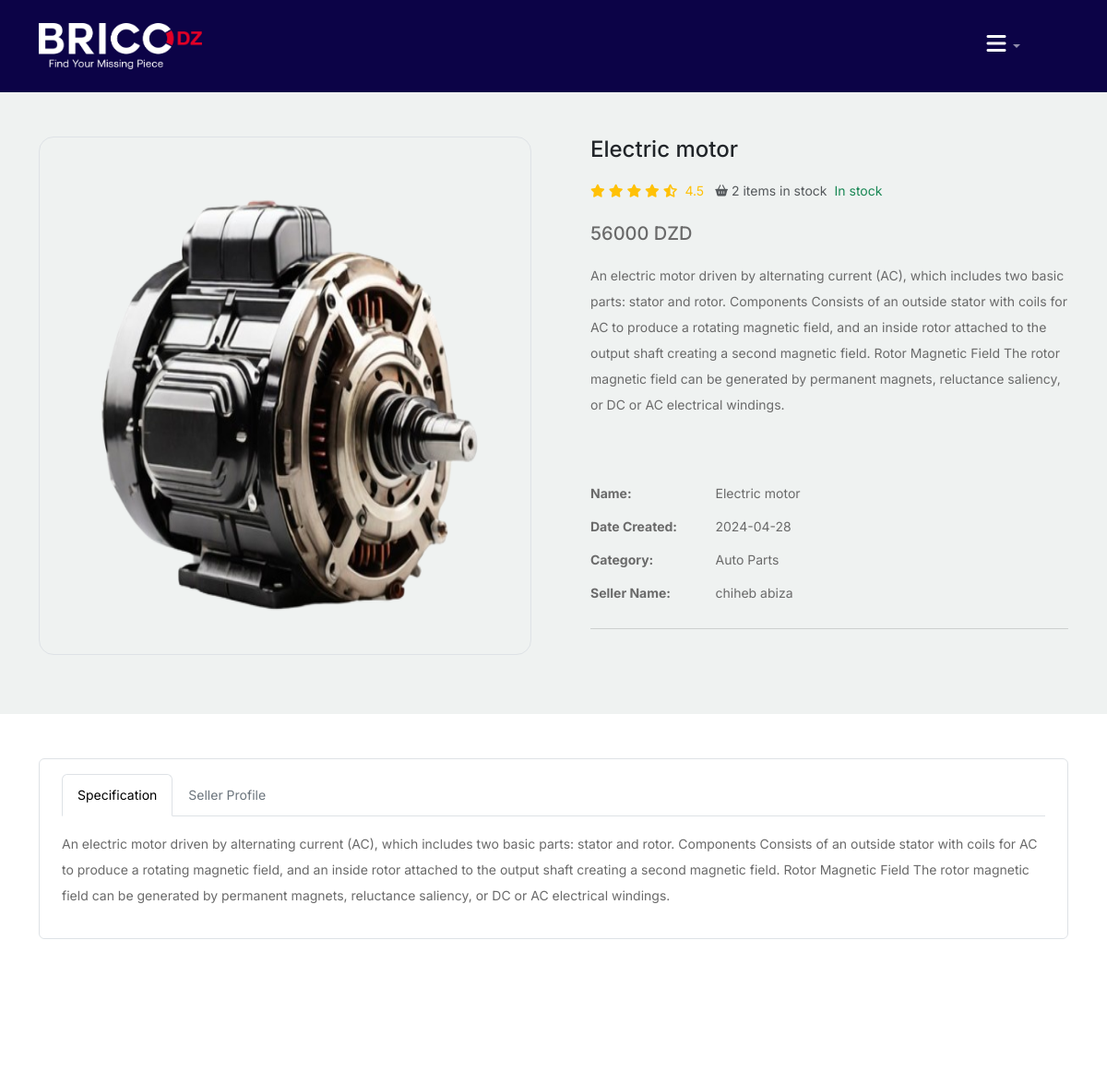
/admin/product.php?product_id=53 (signed in), run on the app's committed database.
### tables this page shows
CREATE TABLE `product` (
  `product_id` int(11) NOT NULL,
  `vendor_id` int(11) NOT NULL,
  `product_name` varchar(255) NOT NULL,
  `description` text NOT NULL,
  `price` int(100) UNSIGNED NOT NULL DEFAULT 0,
  `image` varchar(255) NOT NULL,
  `status` varchar(256) NOT NULL,
  `create_date` date NOT NULL,
  `update_date` date NOT NULL,
  `quantity` int(100) UNSIGNED NOT NULL DEFAULT 0,
  `category` varchar(255) NOT NULL
);

CREATE TABLE `vendor` (
  `vendor_id` int(11) NOT NULL,
  `vendor_name` varchar(255) NOT NULL,
  `vendor_email` varchar(255) NOT NULL,
  `register_date` date NOT NULL,
  `vendor_status` varchar(100) NOT NULL,
  `vendor_password` varchar(256) NOT NULL,
  `points` int(255) UNSIGNED NOT NULL DEFAULT 0,
  `balance` int(10) UNSIGNED NOT NULL DEFAULT 0,
  `role` varchar(255) NOT NULL
);

### config/function.php (called while the page is built, shortened)
<?php
function getProduct($conn, $product_id)
{
    $sql = "SELECT p.*, v.vendor_name AS seller_name
            FROM product p
            INNER JOIN vendor v ON p.vendor_id = v.vendor_id
            WHERE p.product_id = ?";
    $stmt = $conn->prepare($sql);
    $stmt->bind_param("i", $product_id);
    $stmt->execute();
    $result = $stmt->get_result();
    if ($result && $result->num_rows > 0) {
        return $result->fetch_assoc();
    } else {
        return false;
    }
}

### admin/product.php (the view, shortened to what this page needs)
<?php
include("../config/connect.php");
include("../config/function.php");
if (isset($_GET['product_id'])) {
	$product_id = $_GET['product_id'];
	$product = getProduct($conn, $product_id);
} else {
	header("Location: index.php");
	exit;
}
include("../inc/head.php");
include("../inc/header.php") ?>
<section class="py-5">
	<div class="container">
		<div class="row gx-5">
			<aside class="col-lg-6">
				<div class="border rounded-4 mb-3 d-flex justify-content-center">
					<a data-fslightbox="mygallery" class="rounded-4" target="_blank" data-type="image" href="<?php echo $product['image']; ?>">
						<img style="max-width: 100%; height: 70vh; margin: auto;" class="rounded-4 fit" src="../uploads/<?php echo $product['image']; ?>" alt="<?php echo $product['product_name']; ?>" />
					</a>
				</div>
			</aside>
			<main class="col-lg-6">
				<div class="ps-lg-3">
					<h4 class="title text-dark">
						<?php echo $product['product_name']; ?>
					</h4>
					<div class="d-flex flex-row my-3">
						<div class="text-warning mb-1 me-2">
							<i class="fa fa-star"></i>
							<i class="fa fa-star"></i>
							<i class="fa fa-star"></i>
							<i class="fa fa-star"></i>
							<i class="fas fa-star-half-alt"></i>
							<span class="ms-1">4.5</span>
						</div>
						<span class="text-muted"><i class="fas fa-shopping-basket fa-sm mx-1"></i><?php echo $product['quantity']; ?> items in stock</span>
						<span class="text-success ms-2">In stock</span>
					</div>
					<div class="mb-3">
						<span class="h5"><?php echo $product['price']; ?> DZD</span>
					</div>
					<p class="desc">
						<?php echo $product['description']; ?>
					</p>
					<div class="row">
						<dt class="col-3">Name:</dt>
						<dd class="col-9"><?php echo $product['product_name']; ?></dd>
						<dt class="col-3">Date Created:</dt>
						<dd class="col-9"><?php echo $product['create_date']; ?></dd>
						<dt class="col-3">Category:</dt>
						<dd class="col-9"><?php echo $product['category']; ?></dd>
						<dt class="col-3">Seller Name:</dt>
						<dd class="col-9"><?php echo $product['seller_name']; ?></dd>
					</div>
					<hr />
				</div>
			</main>
		</div>
	</div>
</section>
<section class="py-5 bg-white">
	<div class="container">
		<div class="row gx-4">
			<div class="col-lg-12 mb-4">
				<div class="border rounded-2 px-4 py-3">
					<ul class="nav nav-tabs" id="myTab" role="tablist">
						<li class="nav-item" role="presentation">
							<a class="nav-link active" id="specification-tab" data-bs-toggle="tab" href="#specification" role="tab" aria-controls="specification" aria-selected="true">Specification</a>
						</li>
						<li class="nav-item" role="presentation">
							<a class="nav-link" id="seller-profile-tab" data-bs-toggle="tab" href="#seller-profile" role="tab" aria-controls="seller-profile" aria-selected="false">Seller Profile</a>
						</li>
					</ul>
					<div class="tab-content mt-3" id="myTabContent">
						<div class="tab-pane fade show active" id="specification" role="tabpanel" aria-labelledby="specification-tab">
							<p>
								<?php echo $product['description']; ?>
							</p>
						</div>
					</div>
				</div>
			</div>
		</div>
	</div>
	<br><br><br>
</section>

### css/style.css (style rules this page uses)
body { overflow-x: hidden; position: relative; }
body { font-family: "Inter", sans-serif; font-weight: 400; line-height: 28px; color: #6a6a6a; font-size: 14px; background-color: #eff2f1; }
a { text-decoration: none; -webkit-transition: .3s all ease; -o-transition: .3s all ease; transition: .3s all ease; color: #2f2f2f; text-decoration: underline; }

### admin/product.php (style rules this page uses)
.nav-tabs .nav-item .nav-link:not(.active) { color: #6c757d; background-color: transparent; border-color: transparent; }
.desc { height: 220px; overflow: hidden; }

### data on the page
product: image (picture), product_name "Electric motor", quantity "2", price "56000", description "An electric motor driven by alternating current (AC), which includes two basic parts: stator and rotor. Components Consists of an outside stator with coils for AC to produce a rotating magnetic field, and an inside rotor attached to the output shaft creating a second magnetic field. Rotor Magnetic Field The rotor magnetic field can be generated by permanent magnets, reluctance saliency, or DC or AC electrical windings.", create_date "2024-04-28", category "Auto Parts", vendor.vendor_name "chiheb abiza"
